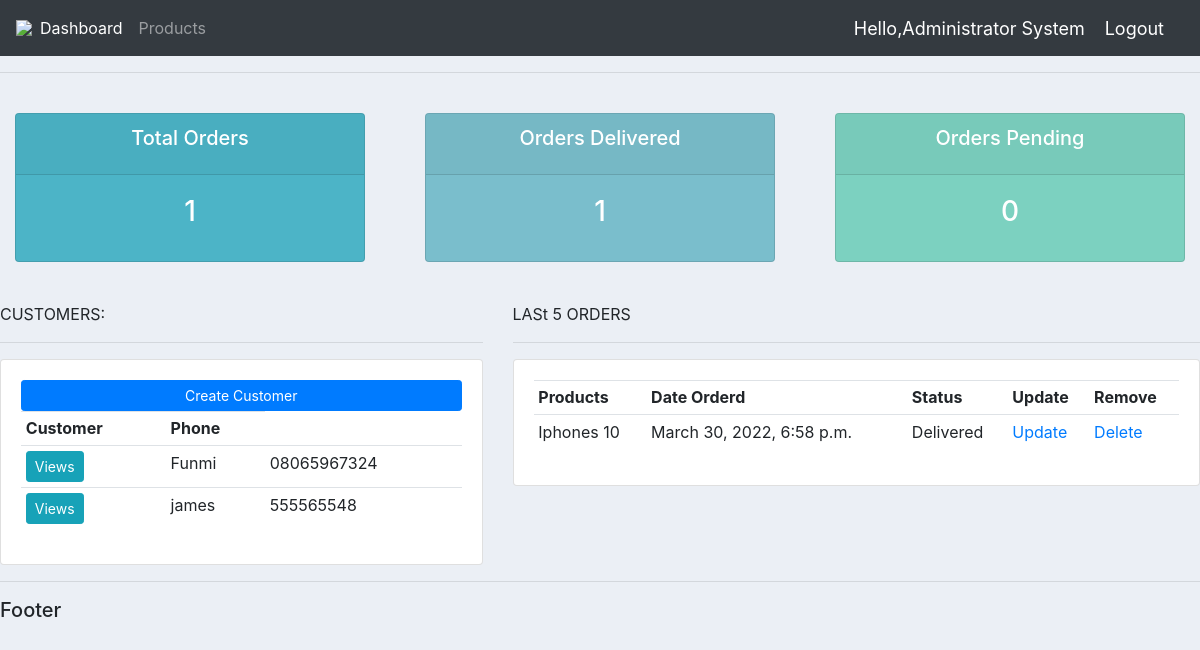
The app's page / (signed in) with its own data.
### accounts/models.py (models this page shows, shortened)
class CustomUser(AbstractUser):
    USER_TYPE = ((1, 'Admin'), (2, 'cms'))
    username = None  # use email instead of username
    email = models.EmailField(unique=True, null=False)
    user_type = models.CharField(default=1, choices=USER_TYPE, max_length=1)
    created_at = models.DateTimeField(auto_now_add=True)
    updated_at = models.DateTimeField(auto_now_add=True)
    USERNAME_FIELD = 'email'
    REQUIRED_FIELDS = []
    objects = CustomUserManager()

class Customer(models.Model):
    profile = models.ImageField(null=True, blank=True)
    name = models.CharField(max_length=200, null=True)
    surname = models.CharField(max_length=200, null=True)
    email = models.CharField(max_length=200, null=True)
    date_created = models.DateTimeField(auto_now_add=True)
    phone = models.CharField(max_length=100, null=True)

class Order(models.Model):
    STATUS = (
        ('Delivered', 'Delivered'),
        ('Pending', 'Pending'),
        ('Out for Delivery', 'Out for Delivery')
    )
    customer = models.ForeignKey(Customer, on_delete=models.CASCADE)
    product = models.ForeignKey(Product, on_delete=models.CASCADE)
    note = models.CharField(max_length=200, null=True)
    date_created = models.DateTimeField(auto_now_add=True, null=True)
    status = models.CharField(max_length=100, null=True, choices=STATUS)

class Product(models.Model):
    CATEGORY = (
        ('Indoor', 'Indoor'),
        ('Outdoor', 'Outdoor')
    )
    name = models.CharField(max_length=100, null=True)
    price = models.FloatField()
    category = models.CharField(max_length=255, null=True, choices=CATEGORY)
    description = models.CharField(max_length=255, null=True, blank=True)
    tags = models.ManyToManyField(Tag)
    date_created = models.DateTimeField(auto_now_add=True, null=True)
    def __str__(self):
        return self.name

### accounts/views.py (the view)
# urls.py: path('',views.dashboard,name='dashboard'),
@login_required(login_url='login')
def dashboard(request):
    customer = Customer.objects.all()
    orders = Order.objects.all()
    total_order = orders.count()
    customers = customer.count()
    orders_deliver = orders.filter(status='Delivered').count()
    orders_pending = orders.filter(status='Pending').count()
    context = {
        'customer': customer,
        'orders': orders,
        'total_order': total_order,
        'customers': customers,
        'orders_deliver': orders_deliver,
        'orders_pending': orders_pending
    }
    return render(request, 'dashboard.html', context)

### template/dashboard.html
{% extends 'main.html' %}
{% block content %}
{% include 'status.html'%}
<br>
<div class="row">
  <div class="col-md-5">
        <hd>CUSTOMERS:</h5>
        <hr>
    <div class="card card-body">
        <a class="btn btn-primary btn-sm btn-block" href="">Create Customer</a>
        <table class="table table-sm">
            <tr>
                    <th>Customer</th>
                    <th>Phone</th>
            </tr>
        {% for customer in customer %}
        <tr>
        <td><a class="btn btn-sm btn-info" href="{% url 'customer' customer.id %}">Views</a></td>
        <td>{{ customer.name }} </td>
        <td>{{ customer.phone }} </td>
        </tr>
        {% endfor %}
            </table>
            </div>
            </div>
    <div class="col-md-7">
        <hd>LASt 5 ORDERS</h5>
        <hr>
    <div class="card card-body">
        <table class="table table-sm">
        <tr>
        <th>Products</th>
        <th>Date Orderd</th>
        <th>Status</th>
        <th>Update</th>
        <th>Remove</th>
        </tr>
         {% for order in orders %}
        <tr>
        <td>{{ order.product }} </td>
        <td>{{ order.date_created }} </td>
        <td>{{ order.status }} </td>
        <td><a class=""btn btn-sm btn-info"" href="{% url 'updates' order.id %}">Update</a></td>
        <td><a class=""btn btn-sm btn-danger"" href="{% url 'delete' order.id %}">Delete</a></td>
        </tr>
        {% endfor %}
        </table>
    </div>
    </div>
</div>
{% endblock %}

### template/navbar.html (shortened to what this page needs)
{% load static %}
<nav class="navbar navbar-expand-lg navbar-dark bg-dark">
  <img src="{% static 'images/logo.png' %}">
  <div class="collapse navbar-collapse" id="navbarNav">
  <ul class='navbar-nav'>
  <li class='nav-item active'>
  <a class ="nav-link" href="{% url 'dashboard' %}">Dashboard</a>
  </li>
  <li class="nav-item">
  <a class="nav-link" href="{% url 'product' %}">Products</a>
  </li>
    </ul>
  </div>
  <span class="hello-msg">Hello,{{request.user.first_name}} {{request.user.last_name}} </span>
  <span><a class="hello-msg" href="{% url 'logout' %}">Logout</a>
</nav>

### static/css/main.css (style rules this page uses)
body { background-color:#ebeff5; }

### template/navbar.html (style rules this page uses)
.hello-msg { font-size:18px; color:white; margin-right:20px; }

### records on screen
CustomUser: user.first_name "Administrator", user.last_name "System"
Customer: name "Funmi", phone "08065967324"
Customer: name "james", phone "555565548"
Order: product "Iphones 10", date_created "March 30, 2022, 6:58 p.m.", status "Delivered"

### other values on screen
{{ total_order }} "1"
{{ orders_deliver }} "1"
{{ orders_pending }} "0"
